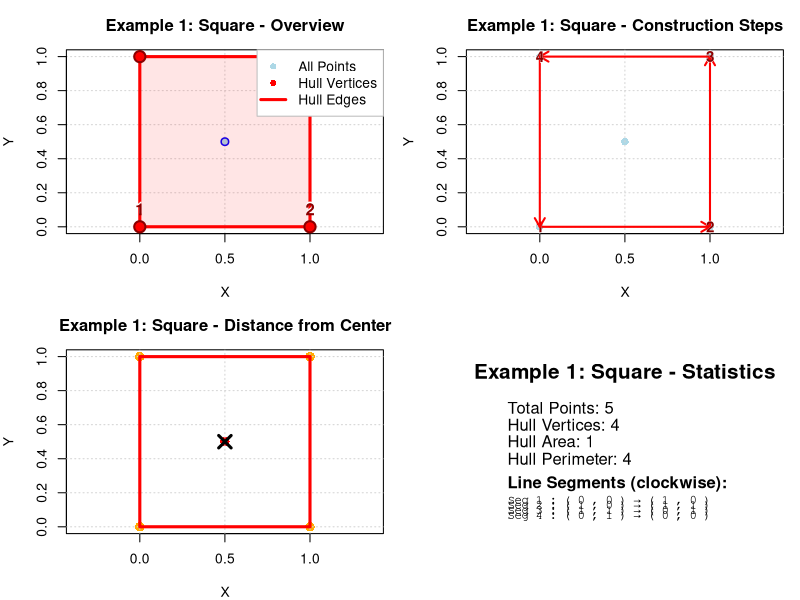
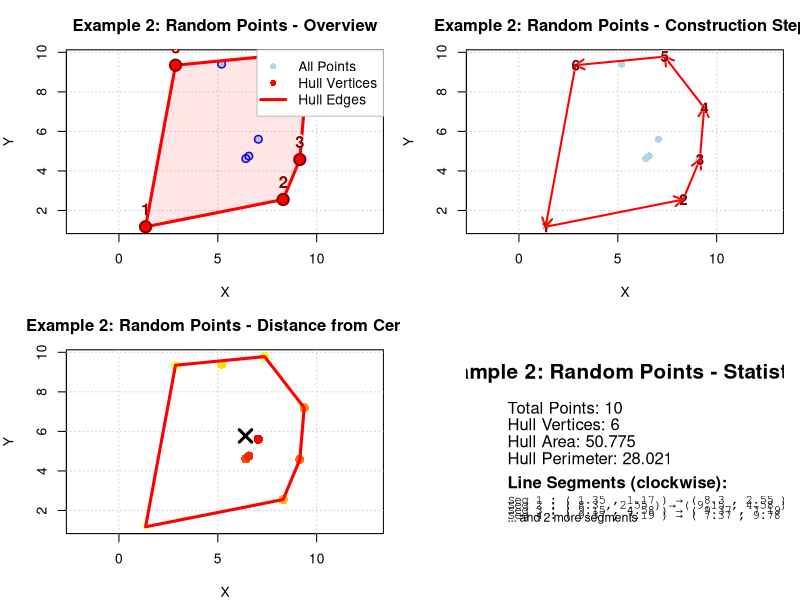
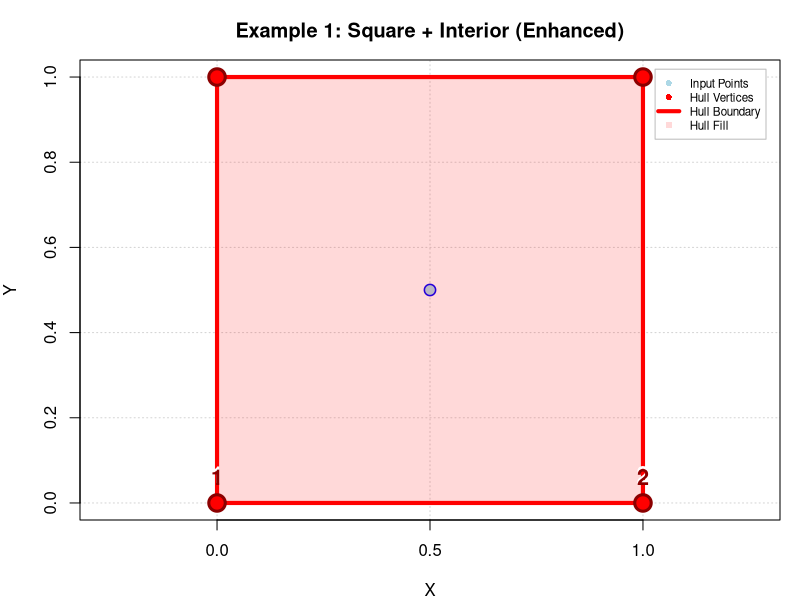
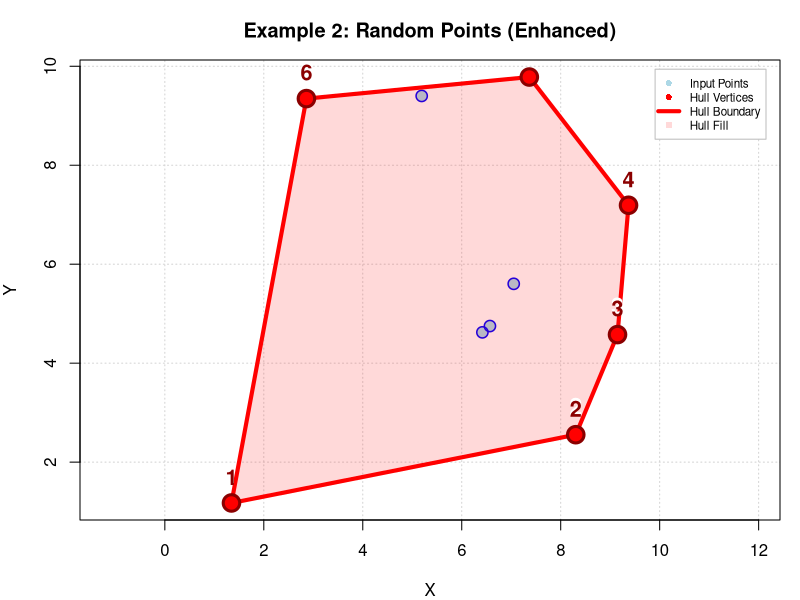
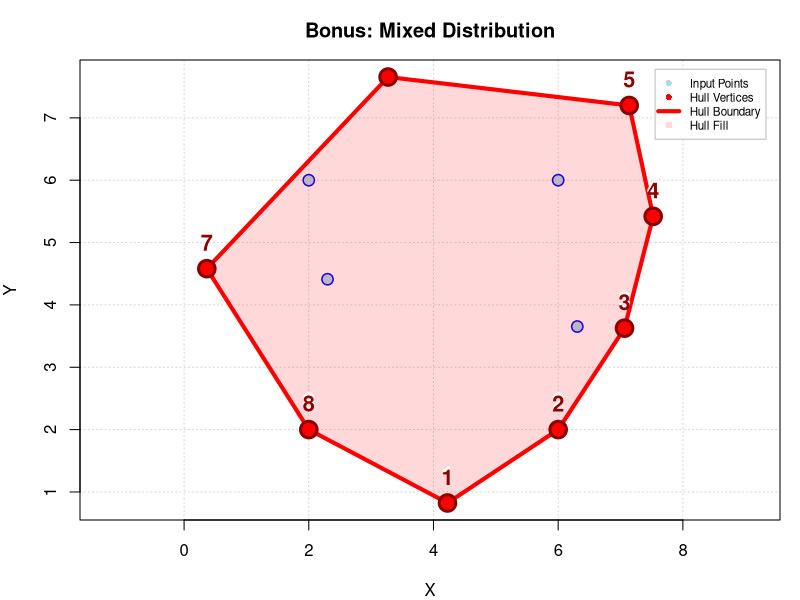

These charts were generated, in order, by the following R code:
# Convex Hull Computation in R
# Using Graham Scan Algorithm

# Function to compute cross product of vectors OA and OB
cross_product <- function(O, A, B) {
  return((A[1] - O[1]) * (B[2] - O[2]) - (A[2] - O[2]) * (B[1] - O[1]))
}

# Function to compute convex hull using Graham Scan
convex_hull <- function(points) {
  n <- nrow(points)
  if (n < 3) {
    stop("Need at least 3 points to form a convex hull")
  }
  
  # Find the bottom-most point (and left-most in case of tie)
  start_idx <- which.min(points[, 2] + points[, 1] * 1e-10)
  start_point <- points[start_idx, ]
  
  # Sort points by polar angle with respect to start point
  other_points <- points[-start_idx, ]
  angles <- atan2(other_points[, 2] - start_point[2], 
                  other_points[, 1] - start_point[1])
  
  # Sort by angle, then by distance for collinear points
  distances <- sqrt((other_points[, 1] - start_point[1])^2 + 
                   (other_points[, 2] - start_point[2])^2)
  sorted_indices <- order(angles, distances)
  sorted_points <- rbind(start_point, other_points[sorted_indices, ])
  
  # Graham scan
  hull <- list()
  for (i in 1:nrow(sorted_points)) {
    # Remove points that make right turn
    while (length(hull) > 1 && 
           cross_product(hull[[length(hull) - 1]], 
                        hull[[length(hull)]], 
                        sorted_points[i, ]) <= 0) {
      hull <- hull[-length(hull)]
    }
    hull[[length(hull) + 1]] <- sorted_points[i, ]
  }
  
  # Convert to matrix
  hull_matrix <- do.call(rbind, hull)
  
  # Ensure clockwise orientation
  hull_matrix <- ensure_clockwise(hull_matrix)
  
  return(hull_matrix)
}

# Function to ensure clockwise orientation
ensure_clockwise <- function(hull) {
  n <- nrow(hull)
  if (n < 3) return(hull)
  
  # Calculate signed area (positive for counterclockwise, negative for clockwise)
  signed_area <- 0
  for (i in 1:n) {
    j <- if (i == n) 1 else i + 1
    signed_area <- signed_area + (hull[j, 1] - hull[i, 1]) * (hull[j, 2] + hull[i, 2])
  }
  
  # If counterclockwise (positive area), reverse the order
  if (signed_area > 0) {
    hull <- hull[nrow(hull):1, ]
  }
  
  return(hull)
}

# Function to get line segments from hull vertices
get_hull_segments <- function(hull) {
  n <- nrow(hull)
  segments <- data.frame(
    x1 = numeric(n),
    y1 = numeric(n),
    x2 = numeric(n),
    y2 = numeric(n)
  )
  
  for (i in 1:n) {
    j <- if (i == n) 1 else i + 1
    segments[i, ] <- c(hull[i, 1], hull[i, 2], hull[j, 1], hull[j, 2])
  }
  
  return(segments)
}

# Enhanced function to plot convex hull with better visualization
plot_convex_hull <- function(points, hull, title = "Convex Hull") {
  # Set up plot with nice margins and styling
  par(mar = c(4, 4, 3, 1), bg = "white")
  
  # Create base plot
  plot(points, pch = 16, col = "lightblue", main = title,
       xlab = "X", ylab = "Y", asp = 1, cex = 1.2,
       panel.first = grid(col = "lightgray", lty = "dotted"))
  
  # Add border to all points
  points(points, pch = 1, col = "blue", cex = 1.2, lwd = 1.5)
  
  # Draw hull polygon with fill
  hull_closed <- rbind(hull, hull[1, ])
  polygon(hull_closed, col = rgb(1, 0, 0, 0.1), border = NA)
  
  # Draw hull edges with thicker lines
  lines(hull_closed, col = "red", lwd = 3)
  
  # Highlight hull vertices with larger points
  points(hull, pch = 16, col = "red", cex = 1.8)
  points(hull, pch = 1, col = "darkred", cex = 1.8, lwd = 2)
  
  # Add vertex labels with better positioning
  text(hull[, 1], hull[, 2], labels = 1:nrow(hull), 
       pos = 3, col = "white", font = 2, cex = 1.2, offset = 0.8)
  text(hull[, 1], hull[, 2], labels = 1:nrow(hull), 
       pos = 3, col = "darkred", font = 2, cex = 1.2, offset = 0.7)
  
  # Add legend
  legend("topright", legend = c("All Points", "Hull Vertices", "Hull Edges"),
         col = c("lightblue", "red", "red"), 
         pch = c(16, 16, NA), lty = c(NA, NA, 1), lwd = c(NA, NA, 3),
         bg = "white", box.col = "gray")
}

# Function to create comprehensive visualization with multiple subplots
create_hull_analysis <- function(points, title_prefix = "Convex Hull Analysis") {
  hull <- convex_hull(points)
  segments <- get_hull_segments(hull)
  
  # Create 2x2 subplot layout
  par(mfrow = c(2, 2), mar = c(4, 4, 3, 1))
  
  # Plot 1: Basic visualization
  plot_convex_hull(points, hull, paste(title_prefix, "- Overview"))
  
  # Plot 2: Step-by-step construction visualization
  plot(points, pch = 16, col = "lightblue", 
       main = paste(title_prefix, "- Construction Steps"),
       xlab = "X", ylab = "Y", asp = 1, cex = 1.2)
  grid(col = "lightgray", lty = "dotted")
  
  # Show construction order with arrows
  for (i in 1:(nrow(hull)-1)) {
    arrows(hull[i, 1], hull[i, 2], hull[i+1, 1], hull[i+1, 2],
           col = "red", lwd = 2, length = 0.1)
    text(hull[i, 1], hull[i, 2], labels = i, 
         col = "white", font = 2, cex = 1.2)
    text(hull[i, 1], hull[i, 2], labels = i, 
         col = "darkred", font = 2, cex = 1.1)
  }
  # Close the hull
  arrows(hull[nrow(hull), 1], hull[nrow(hull), 2], hull[1, 1], hull[1, 2],
         col = "red", lwd = 2, length = 0.1)
  text(hull[nrow(hull), 1], hull[nrow(hull), 2], labels = nrow(hull), 
       col = "white", font = 2, cex = 1.2)
  text(hull[nrow(hull), 1], hull[nrow(hull), 2], labels = nrow(hull), 
       col = "darkred", font = 2, cex = 1.1)
  
  # Plot 3: Distance analysis
  hull_center <- colMeans(hull)
  distances <- sqrt(rowSums((points - matrix(rep(hull_center, nrow(points)), 
                                           nrow = nrow(points), byrow = TRUE))^2))
  hull_distances <- sqrt(rowSums((hull - matrix(rep(hull_center, nrow(hull)), 
                                               nrow = nrow(hull), byrow = TRUE))^2))
  
  plot(points, pch = 16, col = heat.colors(length(distances))[rank(distances)], 
       main = paste(title_prefix, "- Distance from Center"),
       xlab = "X", ylab = "Y", asp = 1, cex = 1.5)
  grid(col = "lightgray", lty = "dotted")
  points(hull_center[1], hull_center[2], pch = 4, col = "black", cex = 2, lwd = 3)
  hull_closed <- rbind(hull, hull[1, ])
  lines(hull_closed, col = "red", lwd = 3)
  
  # Plot 4: Area and perimeter info
  plot.new()
  plot.window(xlim = c(0, 1), ylim = c(0, 1))
  
  # Calculate hull area using shoelace formula
  hull_area <- 0
  n <- nrow(hull)
  for (i in 1:n) {
    j <- if (i == n) 1 else i + 1
    hull_area <- hull_area + hull[i, 1] * hull[j, 2] - hull[j, 1] * hull[i, 2]
  }
  hull_area <- abs(hull_area) / 2
  
  # Calculate perimeter
  hull_perimeter <- sum(sqrt(rowSums((segments[,3:4] - segments[,1:2])^2)))
  
  # Display statistics
  text(0.5, 0.9, paste(title_prefix, "- Statistics"), 
       cex = 1.5, font = 2, adj = 0.5)
  text(0.1, 0.7, paste("Total Points:", nrow(points)), cex = 1.2, adj = 0)
  text(0.1, 0.6, paste("Hull Vertices:", nrow(hull)), cex = 1.2, adj = 0)
  text(0.1, 0.5, paste("Hull Area:", round(hull_area, 3)), cex = 1.2, adj = 0)
  text(0.1, 0.4, paste("Hull Perimeter:", round(hull_perimeter, 3)), cex = 1.2, adj = 0)
  
  # Show segments
  text(0.1, 0.25, "Line Segments (clockwise):", cex = 1.2, font = 2, adj = 0)
  for (i in 1:min(4, nrow(segments))) {  # Show first 4 segments
    seg_text <- paste("Seg", i, ": (", round(segments[i,1], 2), ",", 
                     round(segments[i,2], 2), ") → (", 
                     round(segments[i,3], 2), ",", round(segments[i,4], 2), ")")
    text(0.1, 0.15 - (i-1)*0.03, seg_text, cex = 0.9, adj = 0, family = "mono")
  }
  if (nrow(segments) > 4) {
    text(0.1, 0.05, paste("... and", nrow(segments) - 4, "more segments"), 
         cex = 0.9, adj = 0, style = "italic")
  }
  
  # Reset layout
  par(mfrow = c(1, 1))
  
  return(list(hull = hull, segments = segments, area = hull_area, perimeter = hull_perimeter))
}

# Example 1: Simple square
cat("Example 1: Simple square\n")
points1 <- matrix(c(0, 0, 1, 0, 1, 1, 0, 1, 0.5, 0.5), ncol = 2, byrow = TRUE)
colnames(points1) <- c("x", "y")
print("Input points:")
print(points1)

hull1 <- convex_hull(points1)
print("Convex hull vertices (clockwise):")
print(hull1)

segments1 <- get_hull_segments(hull1)
print("Hull line segments:")
print(segments1)

# Example 2: Random points
cat("\nExample 2: Random points\n")
set.seed(42)
points2 <- matrix(runif(20, 0, 10), ncol = 2)
colnames(points2) <- c("x", "y")
print("Input points (first 5):")
print(head(points2, 5))

hull2 <- convex_hull(points2)
print("Convex hull vertices (clockwise):")
print(hull2)

segments2 <- get_hull_segments(hull2)
print("Hull line segments:")
print(segments2)

# Create comprehensive visualizations for all examples
par(mfrow = c(2, 2))

# Example 1: Enhanced visualization
result1 <- create_hull_analysis(points1, "Example 1: Square")

cat("EXAMPLE 1 RESULTS:\n")
cat("Hull area:", result1$area, "\n")
cat("Hull perimeter:", result1$perimeter, "\n")

# Example 2: Enhanced visualization  
result2 <- create_hull_analysis(points2, "Example 2: Random Points")

cat("EXAMPLE 2 RESULTS:\n")
cat("Hull area:", result2$area, "\n")
cat("Hull perimeter:", result2$perimeter, "\n")


# Interactive-style single plot function
plot_interactive_style <- function(points, hull, title = "Convex Hull") {
  # Set up high-quality plot
  par(mar = c(4, 4, 3, 1), bg = "white")
  
  # Create base plot
  plot(points, pch = 16, col = "lightblue", main = title,
       xlab = "X", ylab = "Y", asp = 1, cex = 1.5,
       panel.first = grid(col = "lightgray", lty = "dotted"))
  
  # Add point borders
  points(points, pch = 1, col = "blue", cex = 1.5, lwd = 1.5)
  
  # Draw hull with semi-transparent fill
  hull_closed <- rbind(hull, hull[1, ])
  polygon(hull_closed, col = rgb(1, 0, 0, 0.15), border = NA)
  
  # Draw hull edges
  lines(hull_closed, col = "red", lwd = 4)
  
  # Hull vertices with double outline for visibility
  points(hull, pch = 16, col = "red", cex = 2.2)
  points(hull, pch = 1, col = "darkred", cex = 2.2, lwd = 3)
  
  # Vertex labels with white outline for readability
  text(hull[, 1], hull[, 2], labels = 1:nrow(hull), 
       pos = 3, col = "white", font = 2, cex = 1.4, offset = 1)
  text(hull[, 1], hull[, 2], labels = 1:nrow(hull), 
       pos = 3, col = "darkred", font = 2, cex = 1.3, offset = 0.9)
  
  # Enhanced legend
  legend("topright", 
         legend = c("Input Points", "Hull Vertices", "Hull Boundary", "Hull Fill"),
         col = c("lightblue", "red", "red", rgb(1, 0, 0, 0.15)), 
         pch = c(16, 16, NA, 15), 
         lty = c(NA, NA, 1, NA), 
         lwd = c(NA, NA, 4, NA),
         bg = "white", 
         box.col = "gray",
         cex = 0.7, pt.cex = 0.8,
         inset = 0.02, bty = "o")
}

# Demo with enhanced single plots
cat("ENHANCED SINGLE PLOT DEMONSTRATIONS:\n")

#par(mfrow = c(2, 2))
plot_interactive_style(points1, hull1, "Example 1: Square + Interior (Enhanced)")
Sys.sleep(3)
plot_interactive_style(points2, hull2, "Example 2: Random Points (Enhanced)")
Sys.sleep(3)
# Bonus: Create a challenging example
set.seed(123)
challenging_points <- rbind(
  matrix(runif(16, 0, 8), ncol = 2),  # Random scattered
  matrix(c(2, 2, 6, 2, 6, 6, 2, 6), ncol = 2, byrow = TRUE)  # Square corners
)
challenging_hull <- convex_hull(challenging_points)
plot_interactive_style(challenging_points, challenging_hull, "Bonus: Mixed Distribution")
Sys.sleep(3)
#par(mfrow = c(1, 1))
